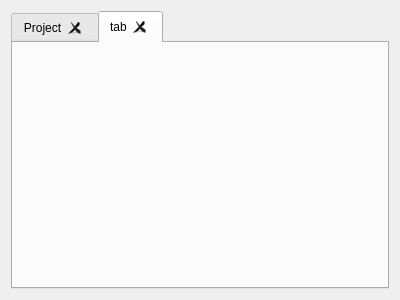
<?xml version="1.0" encoding="UTF-8"?>
<ui version="4.0">
 <class>TabView</class>
 <widget class="QWidget" name="TabView">
  <property name="geometry">
   <rect>
    <x>0</x>
    <y>0</y>
    <width>400</width>
    <height>300</height>
   </rect>
  </property>
  <property name="windowTitle">
   <string>Analizer</string>
  </property>
  <layout class="QHBoxLayout" name="horizontalLayout">
   <item>
    <widget class="QTabWidget" name="tabWidget">
     <property name="acceptDrops">
      <bool>true</bool>
     </property>
     <property name="currentIndex">
      <number>1</number>
     </property>
     <property name="tabsClosable">
      <bool>true</bool>
     </property>
     <property name="movable">
      <bool>true</bool>
     </property>
     <widget class="QWidget" name="project">
      <attribute name="title">
       <string>Project</string>
      </attribute>
     </widget>
     <widget class="QWidget" name="tab">
      <property name="enabled">
       <bool>false</bool>
      </property>
      <property name="autoFillBackground">
       <bool>false</bool>
      </property>
      <attribute name="title">
       <string>tab</string>
      </attribute>
     </widget>
    </widget>
   </item>
  </layout>
 </widget>
 <resources/>
 <connections/>
</ui>
